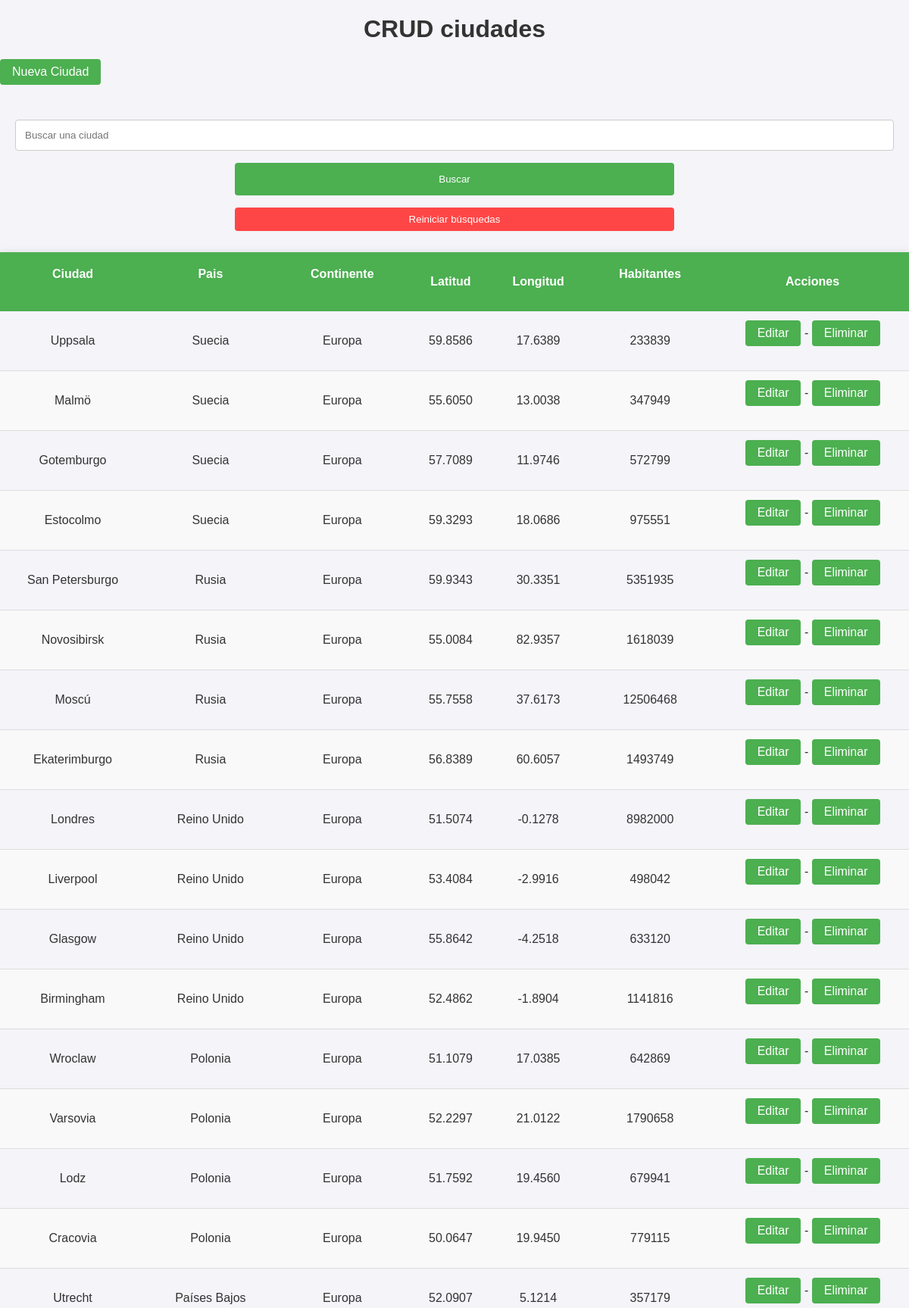
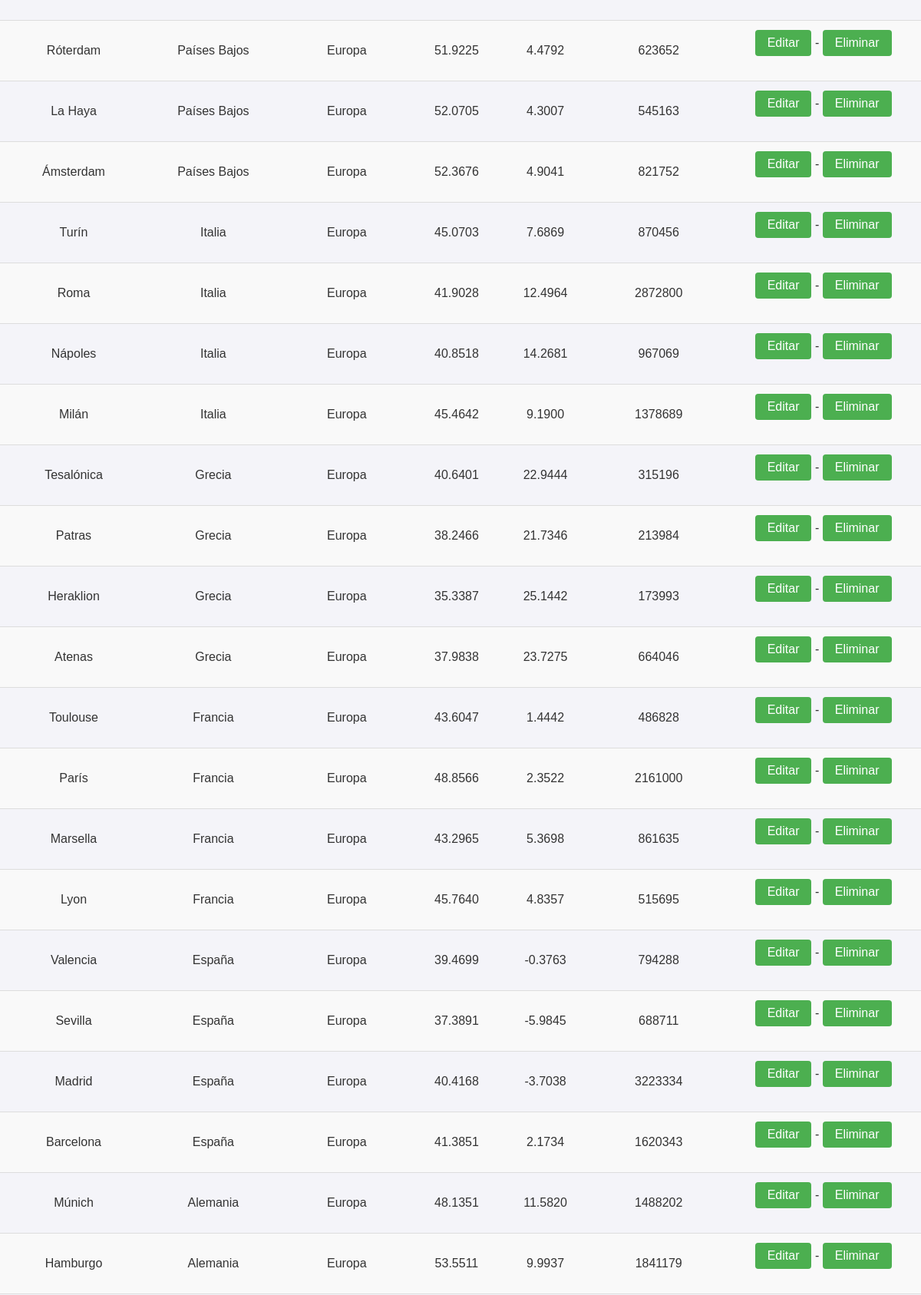
The app's page /?order_by=Continente&order=DESC (upper part) with its own data (2 pictures, top to bottom).
### tables this page shows
CREATE TABLE `ciudades` (
  `Continente` varchar(50) NOT NULL,
  `Pais` varchar(50) NOT NULL,
  `Ciudad` varchar(50) NOT NULL,
  `Latitud` decimal(8,4) NOT NULL,
  `Longitud` decimal(8,4) NOT NULL,
  `Habitantes` int(11) NOT NULL
);

### index.php (the view, shortened to what this page needs)
<!DOCTYPE html>
<html lang="en">
<head>
    <link rel="stylesheet" type="text/css" href="styles.css">
</head>
<body>
    <?php
        include("conexion.php");
        $order_by = isset($_GET['order_by']) ? $_GET['order_by'] : 'Ciudad';
        $order = isset($_GET['order']) ? $_GET['order'] : 'ASC';
        $new_order = ($order === 'ASC') ? 'DESC' : 'ASC';
        $sql = "SELECT * FROM ciudades ORDER BY $order_by $order";
        $resultado = mysqli_query($conexion, $sql);
    ?>
    <h1>CRUD ciudades</h1>
    <a href="agregar.php">Nueva Ciudad</a> <br><br>
    <section>
        <form method="post" action="<?php echo $_SERVER['PHP_SELF']; ?>">
            <input type="text" id="busqueda" name="busqueda" placeholder="Buscar una ciudad" >
            <input type="submit" id="envio" name="envio" value="Buscar">
            <button href="index.php">Reiniciar búsquedas</button>
        </form>
    </section>
    <table>
        <thead>
            <tr>
                <th><a href="?order_by=Ciudad&order=<?php echo $new_order; ?>">Ciudad</a></th>
                <th><a href="?order_by=Pais&order=<?php echo $new_order; ?>">Pais</a></th>
                <th><a href="?order_by=Continente&order=<?php echo $new_order; ?>">Continente</a></th>
                <th>Latitud</th>
                <th>Longitud</th>
                <th><a href="?order_by=Habitantes&order=<?php echo $new_order; ?>">Habitantes</a></th>
                <th>Acciones</th>
            </tr>
        </thead>
        <tbody>
            <?php
                while ($filas = mysqli_fetch_assoc($resultado)) {
            ?>
            <tr>
                <td><?php echo $filas['Ciudad'] ?></td>
                <td><?php echo $filas['Pais'] ?></td>
                <td><?php echo $filas['Continente'] ?></td>
                <td><?php echo $filas['Latitud'] ?></td>
                <td><?php echo $filas['Longitud'] ?></td>
                <td><?php echo $filas['Habitantes'] ?></td>
                <td>
                    <?php echo "<a href='editar.php?Ciudad=" . $filas['Ciudad'] . "'>Editar</a>"; ?>
                    -
                    <?php echo "<a href='eliminar.php?Ciudad=" . $filas['Ciudad'] . "'>Eliminar</a>"; ?>
                </td>
            </tr>
            <?php
                }
            ?>
        </tbody>
    </table>
</body>
</html>

### styles.css (style rules this page uses)
body { font-family: Arial, sans-serif; margin: 0; padding: 0; background-color: #f4f4f9; color: #333; }
h1 { text-align: center; color: #333; margin-top: 20px; }
a { display: inline-block; margin-bottom: 20px; color: #fff; background-color: #4CAF50; padding: 10px 20px; text-decoration: none; border-radius: 5px; transition: background-color 0.3s ease; }
form { text-align: center; margin-bottom: 20px; }
input[type=text] { width: calc(100% - 40px); padding: 12px; margin: 8px 0; border: 1px solid #ccc; border-radius: 4px; box-sizing: border-box; }
input[type=submit], button { width: calc(50% - 20px); background-color: #4CAF50; color: white; padding: 14px; margin: 8px 10px; border: none; border-radius: 4px; cursor: pointer; transition: background-color 0.3s ease; }
button { color: #fff; background-color: rgb(255, 70, 70); padding: 8px 16px; text-decoration: none; border-radius: 4px; transition: background-color 0.3s ease; }
table { border-collapse: collapse; width: 100%; margin: 20px 0; box-shadow: 0 0 10px rgba(0, 0, 0, 0.1); }
th, td { text-align: center; padding: 12px; }
tr:nth-child(even) { background-color: #f9f9f9; }
th { background-color: #4CAF50; color: white; }
td { border-bottom: 1px solid #ddd; }
a:link, a:visited { color: #fff; background-color: #4CAF50; padding: 8px 16px; text-decoration: none; border-radius: 4px; transition: background-color 0.3s ease; }

### records on screen
ciudades: Ciudad "Uppsala", Pais "Suecia", Continente "Europa", Latitud "59.8586", Longitud "17.6389", Habitantes "233839"
ciudades: Ciudad "Malmö", Pais "Suecia", Continente "Europa", Latitud "55.6050", Longitud "13.0038", Habitantes "347949"
ciudades: Ciudad "Gotemburgo", Pais "Suecia", Continente "Europa", Latitud "57.7089", Longitud "11.9746", Habitantes "572799"
ciudades: Ciudad "Estocolmo", Pais "Suecia", Continente "Europa", Latitud "59.3293", Longitud "18.0686", Habitantes "975551"
ciudades: Ciudad "San Petersburgo", Pais "Rusia", Continente "Europa", Latitud "59.9343", Longitud "30.3351", Habitantes "5351935"
ciudades: Ciudad "Novosibirsk", Pais "Rusia", Continente "Europa", Latitud "55.0084", Longitud "82.9357", Habitantes "1618039"
ciudades: Ciudad "Moscú", Pais "Rusia", Continente "Europa", Latitud "55.7558", Longitud "37.6173", Habitantes "12506468"
ciudades: Ciudad "Ekaterimburgo", Pais "Rusia", Continente "Europa", Latitud "56.8389", Longitud "60.6057", Habitantes "1493749"
ciudades: Ciudad "Londres", Pais "Reino Unido", Continente "Europa", Latitud "51.5074", Longitud "-0.1278", Habitantes "8982000"
ciudades: Ciudad "Liverpool", Pais "Reino Unido", Continente "Europa", Latitud "53.4084", Longitud "-2.9916", Habitantes "498042"
ciudades: Ciudad "Glasgow", Pais "Reino Unido", Continente "Europa", Latitud "55.8642", Longitud "-4.2518", Habitantes "633120"
ciudades: Ciudad "Birmingham", Pais "Reino Unido", Continente "Europa", Latitud "52.4862", Longitud "-1.8904", Habitantes "1141816"
ciudades: Ciudad "Wroclaw", Pais "Polonia", Continente "Europa", Latitud "51.1079", Longitud "17.0385", Habitantes "642869"
ciudades: Ciudad "Varsovia", Pais "Polonia", Continente "Europa", Latitud "52.2297", Longitud "21.0122", Habitantes "1790658"
ciudades: Ciudad "Lodz", Pais "Polonia", Continente "Europa", Latitud "51.7592", Longitud "19.4560", Habitantes "679941"
ciudades: Ciudad "Cracovia", Pais "Polonia", Continente "Europa", Latitud "50.0647", Longitud "19.9450", Habitantes "779115"
ciudades: Ciudad "Utrecht", Pais "Países Bajos", Continente "Europa", Latitud "52.0907", Longitud "5.1214", Habitantes "357179"
ciudades: Ciudad "Róterdam", Pais "Países Bajos", Continente "Europa", Latitud "51.9225", Longitud "4.4792", Habitantes "623652"
ciudades: Ciudad "La Haya", Pais "Países Bajos", Continente "Europa", Latitud "52.0705", Longitud "4.3007", Habitantes "545163"
ciudades: Ciudad "Ámsterdam", Pais "Países Bajos", Continente "Europa", Latitud "52.3676", Longitud "4.9041", Habitantes "821752"
ciudades: Ciudad "Turín", Pais "Italia", Continente "Europa", Latitud "45.0703", Longitud "7.6869", Habitantes "870456"
ciudades: Ciudad "Roma", Pais "Italia", Continente "Europa", Latitud "41.9028", Longitud "12.4964", Habitantes "2872800"
ciudades: Ciudad "Nápoles", Pais "Italia", Continente "Europa", Latitud "40.8518", Longitud "14.2681", Habitantes "967069"
ciudades: Ciudad "Milán", Pais "Italia", Continente "Europa", Latitud "45.4642", Longitud "9.1900", Habitantes "1378689"
ciudades: Ciudad "Tesalónica", Pais "Grecia", Continente "Europa", Latitud "40.6401", Longitud "22.9444", Habitantes "315196"
ciudades: Ciudad "Patras", Pais "Grecia", Continente "Europa", Latitud "38.2466", Longitud "21.7346", Habitantes "213984"
ciudades: Ciudad "Heraklion", Pais "Grecia", Continente "Europa", Latitud "35.3387", Longitud "25.1442", Habitantes "173993"
ciudades: Ciudad "Atenas", Pais "Grecia", Continente "Europa", Latitud "37.9838", Longitud "23.7275", Habitantes "664046"
ciudades: Ciudad "Toulouse", Pais "Francia", Continente "Europa", Latitud "43.6047", Longitud "1.4442", Habitantes "486828"
ciudades: Ciudad "París", Pais "Francia", Continente "Europa", Latitud "48.8566", Longitud "2.3522", Habitantes "2161000"
ciudades: Ciudad "Marsella", Pais "Francia", Continente "Europa", Latitud "43.2965", Longitud "5.3698", Habitantes "861635"
ciudades: Ciudad "Lyon", Pais "Francia", Continente "Europa", Latitud "45.7640", Longitud "4.8357", Habitantes "515695"
ciudades: Ciudad "Valencia", Pais "España", Continente "Europa", Latitud "39.4699", Longitud "-0.3763", Habitantes "794288"
ciudades: Ciudad "Sevilla", Pais "España", Continente "Europa", Latitud "37.3891", Longitud "-5.9845", Habitantes "688711"
ciudades: Ciudad "Madrid", Pais "España", Continente "Europa", Latitud "40.4168", Longitud "-3.7038", Habitantes "3223334"
ciudades: Ciudad "Barcelona", Pais "España", Continente "Europa", Latitud "41.3851", Longitud "2.1734", Habitantes "1620343"
ciudades: Ciudad "Múnich", Pais "Alemania", Continente "Europa", Latitud "48.1351", Longitud "11.5820", Habitantes "1488202"
ciudades: Ciudad "Hamburgo", Pais "Alemania", Continente "Europa", Latitud "53.5511", Longitud "9.9937", Habitantes "1841179"
